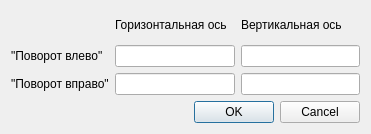
<?xml version="1.0" encoding="UTF-8"?>
<ui version="4.0">
 <class>teodalitDialog</class>
 <widget class="QDialog" name="teodalitDialog">
  <property name="geometry">
   <rect>
    <x>0</x>
    <y>0</y>
    <width>371</width>
    <height>134</height>
   </rect>
  </property>
  <property name="windowTitle">
   <string>Dialog</string>
  </property>
  <layout class="QGridLayout" name="gridLayout_2">
   <item row="0" column="0">
    <layout class="QGridLayout" name="gridLayout">
     <item row="2" column="2">
      <widget class="QLineEdit" name="lineEditPvKR"/>
     </item>
     <item row="1" column="2">
      <widget class="QLineEdit" name="lineEditPvKl"/>
     </item>
     <item row="2" column="1">
      <widget class="QLineEdit" name="lineEditPaKR"/>
     </item>
     <item row="1" column="0">
      <widget class="QLabel" name="label">
       <property name="text">
        <string>&quot;Поворот влево&quot;</string>
       </property>
      </widget>
     </item>
     <item row="1" column="1">
      <widget class="QLineEdit" name="lineEditPaKl"/>
     </item>
     <item row="2" column="0">
      <widget class="QLabel" name="label_2">
       <property name="text">
        <string>&quot;Поворот вправо&quot;</string>
       </property>
      </widget>
     </item>
     <item row="0" column="2">
      <widget class="QLabel" name="label_3">
       <property name="text">
        <string>Вертикальная ось</string>
       </property>
      </widget>
     </item>
     <item row="0" column="1">
      <widget class="QLabel" name="label_4">
       <property name="text">
        <string>Горизонтальная ось</string>
       </property>
      </widget>
     </item>
    </layout>
   </item>
   <item row="1" column="0">
    <widget class="QDialogButtonBox" name="buttonBox">
     <property name="orientation">
      <enum>Qt::Horizontal</enum>
     </property>
     <property name="standardButtons">
      <set>QDialogButtonBox::Cancel|QDialogButtonBox::Ok</set>
     </property>
    </widget>
   </item>
  </layout>
 </widget>
 <tabstops>
  <tabstop>lineEditPaKl</tabstop>
  <tabstop>lineEditPvKl</tabstop>
  <tabstop>lineEditPaKR</tabstop>
  <tabstop>lineEditPvKR</tabstop>
 </tabstops>
 <resources/>
 <connections>
  <connection>
   <sender>buttonBox</sender>
   <signal>accepted()</signal>
   <receiver>teodalitDialog</receiver>
   <slot>accept()</slot>
   <hints>
    <hint type="sourcelabel">
     <x>248</x>
     <y>254</y>
    </hint>
    <hint type="destinationlabel">
     <x>157</x>
     <y>274</y>
    </hint>
   </hints>
  </connection>
  <connection>
   <sender>buttonBox</sender>
   <signal>rejected()</signal>
   <receiver>teodalitDialog</receiver>
   <slot>reject()</slot>
   <hints>
    <hint type="sourcelabel">
     <x>316</x>
     <y>260</y>
    </hint>
    <hint type="destinationlabel">
     <x>286</x>
     <y>274</y>
    </hint>
   </hints>
  </connection>
 </connections>
</ui>
